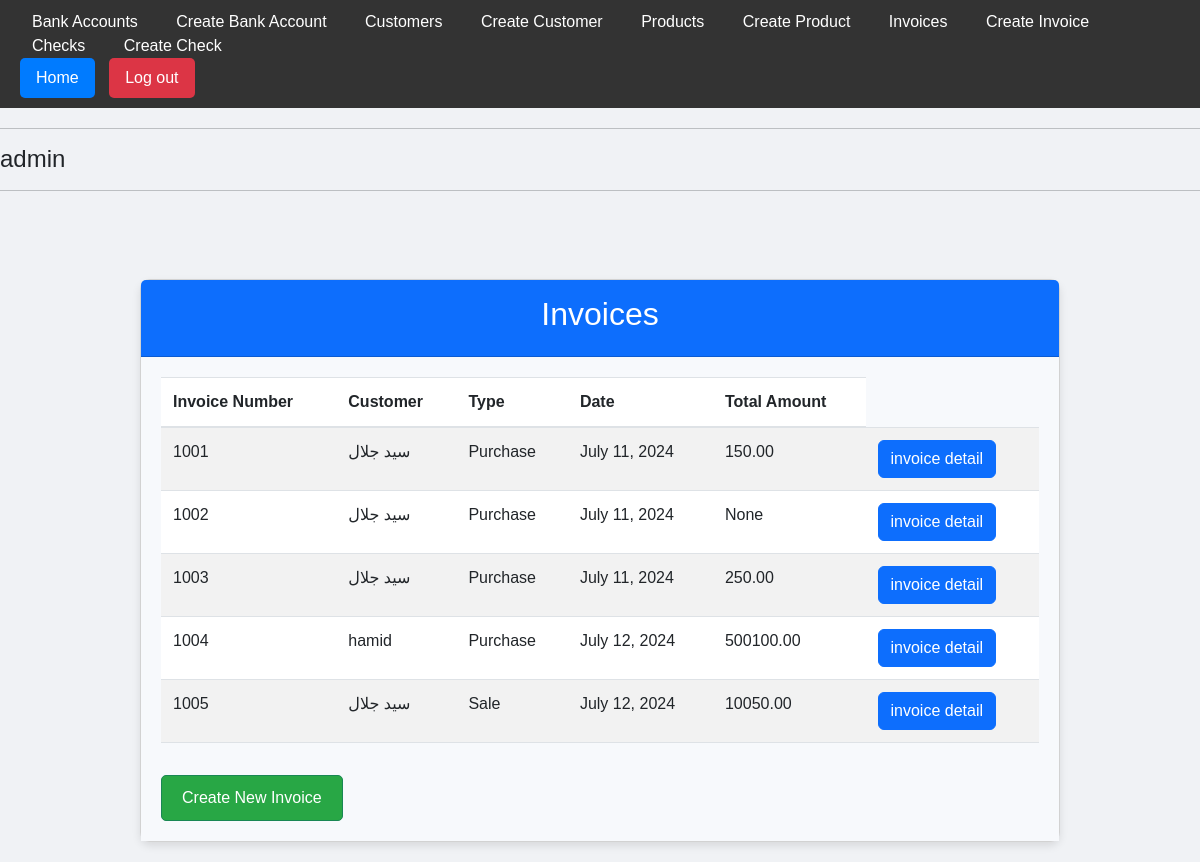
Page /invoices/ (signed in) on the committed database.
### app/models.py (models this page shows, shortened)
class Invoice(models.Model):
    INVOICE_TYPES = (
        ('purchase', 'Purchase'),
        ('sale', 'Sale'),
    )
    user = models.ForeignKey(User, on_delete=models.CASCADE, null=True, blank=True)
    invoice_type = models.CharField(max_length=10, choices=INVOICE_TYPES)
    customer = models.ForeignKey(Customer, on_delete=models.CASCADE)
    date = models.DateField(auto_now_add=True)
    invoice_number = models.PositiveIntegerField(unique=True, blank=True, null=True)
    total_amount = models.DecimalField(max_digits=10, decimal_places=2, default=0.00, blank=True, null=True)

class Customer(models.Model):
    user = models.ForeignKey(User, on_delete=models.CASCADE, null=True, blank=True)
    name = models.CharField(max_length=100)
    email = models.EmailField()

### app/views.py (the view)
# urls.py: path('invoices/', InvoiceListView.as_view(), name='invoice-list'),
class InvoiceListView(LoginRequiredMixin, ListView):
    model = Invoice
    template_name = 'app/invoice_list.html'
    context_object_name = 'invoices'

### app/templates/app/invoice_list.html
{% extends 'app/base.html' %}
{% load static %}
{% block extra_css %}
<link rel="stylesheet" type="text/css" href="{% static 'css/invoice_list.css' %}">
{% endblock %}
{% block content %}
<div class="container mt-5">
  <div class="card">
    <div class="card-header text-center bg-primary text-white">
      <h2>Invoices</h2>
    </div>
    <div class="card-body">
      <table class="table table-striped">
        <thead>
          <tr>
            <th>Invoice Number</th>
            <th>Customer</th>
            <th>Type</th>
            <th>Date</th>
            <th>Total Amount</th>
          </tr>
        </thead>
        <tbody>
          {% for invoice in object_list %}
          <tr>
            <td>
              {{ invoice.invoice_number }}
            </td>
            <td>{{ invoice.customer.name }}</td>
            <td>{{ invoice.invoice_type|capfirst }}</td>
            <td>{{ invoice.date }}</td>
            <td>{{ invoice.total_amount }}</td>
            <td><a href="{% url 'invoice-detail' pk=invoice.id %}" class="btn btn-primary">invoice detail</a></td>
          </tr>
          {% endfor %}
        </tbody>
      </table>
      <a href="{% url 'invoice-create' %}" class="btn btn-success mt-3">Create New Invoice</a>
    </div>
  </div>
</div>
{% endblock %}

### app/templates/app/base.html (shortened to what this page needs)
{% load custom_filters %}
<!DOCTYPE html>
<html>
<head>
    <link href="https://cdn.jsdelivr.net/npm/bootstrap@5.3.0-alpha1/dist/css/bootstrap.min.css" rel="stylesheet">
    {% load static %}
    <link rel="stylesheet" type="text/css" href="{% static 'css/base.css' %}">
    {% block extra_css %}
    {% endblock %}
</head>
<body>
    <header>
        <nav>
            <ul class="nav-menu">
                <li><a href="{% url 'bankaccount-list' %}">Bank Accounts</a></li>
                <li><a href="{% url 'bankaccount-create' %}">Create Bank Account</a></li>
                <li><a href="{% url 'customer-list' %}">Customers</a></li>
                <li><a href="{% url 'customer-create' %}">Create Customer</a></li>
                <li><a href="{% url 'product-list' %}">Products</a></li>
                <li><a href="{% url 'product-create' %}">Create Product</a></li>
                <li><a href="{% url 'invoice-list' %}">Invoices</a></li>
                <li><a href="{% url 'invoice-create' %}">Create Invoice</a></li>
                <li><a href="{% url 'check-list' %}">Checks</a></li>
                <li><a href="{% url 'check-create' %}">Create Check</a></li>
            </ul>
        </nav>
        <div>
            <button onclick="window.location.href='/'">Home</button>
            <form method="post" action="{% url 'logout' %}" style="display:inline;">
                <button type="submit" class="logout">Log out</button>
            </form>
        </div>
    </header>
    <hr>
    {% if request.user.is_authenticated %}
        <h1 class="username">{{request.user}}</h1>
    {% else %}
        <a href="{% url 'login' %}">Login</a>
    {% endif %}
    <hr>
    {% block content %}{% endblock %}
</body>
</html>

### app/static/css/base.css (style rules this page uses)
body, html { margin: 0; padding: 0; font-family: Arial, sans-serif; }
header { background-color: #333; color: #fff; padding: 10px 20px; margin-bottom: 20px; }
.nav-menu { list-style-type: none; padding: 0; margin: 0; }
.nav-menu li { display: inline-block; margin-right: 10px; }
.nav-menu li a { text-decoration: none; color: #fff; padding: 8px 12px; border-radius: 5px; transition: background-color 0.3s ease; }
button { background-color: #007bff; color: #fff; padding: 8px 16px; border: none; cursor: pointer; border-radius: 5px; margin-right: 10px; }
form { display: inline; }
.logout { background-color: #dc3545; }
.username { font-size: 24px; margin-top: 10px; }
a { color: #007bff; text-decoration: none; }

### app/static/css/invoice_list.css (style rules this page uses)
body, html { margin: 0; padding: 0; font-family: 'Arial', sans-serif; background-color: #f0f2f5; }
.container { width: 80%; margin: auto; padding: 20px; }
.card { margin-top: 20px; border-radius: 10px; box-shadow: 0 4px 8px rgba(0, 0, 0, 0.1); background-color: #ffffff; }
.card-header { background-color: #4a90e2; color: #fff; border-radius: 10px 10px 0 0; padding: 15px 20px; }
.card-body { padding: 20px; background-color: #f7f9fc; }
.table { width: 100%; margin-bottom: 1rem; color: #212529; border-collapse: collapse; }
.table th, .table td { padding: 0.75rem; vertical-align: top; border-top: 1px solid #dee2e6; }
.table thead th { vertical-align: bottom; border-bottom: 2px solid #dee2e6; }
.table-striped tbody tr:nth-of-type(odd) { background-color: rgba(0, 0, 0, 0.05); }
.btn-success { background-color: #28a745; color: #fff; text-decoration: none; border-radius: 5px; text-align: center; padding: 10px 20px; transition: background-color 0.3s ease, transform 0.3s ease; }

### rows in the picture
Invoice: invoice_number "1001", customer.name "سید جلال", invoice_type "Purchase", date "July 11, 2024", total_amount "150.00"
Invoice: invoice_number "1002", customer.name "سید جلال", invoice_type "Purchase", date "July 11, 2024", total_amount "None"
Invoice: invoice_number "1003", customer.name "سید جلال", invoice_type "Purchase", date "July 11, 2024", total_amount "250.00"
Invoice: invoice_number "1004", customer.name "hamid", invoice_type "Purchase", date "July 12, 2024", total_amount "500100.00"
Invoice: invoice_number "1005", customer.name "سید جلال", invoice_type "Sale", date "July 12, 2024", total_amount "10050.00"

### other values in the picture
{{ request.user }} "admin"
